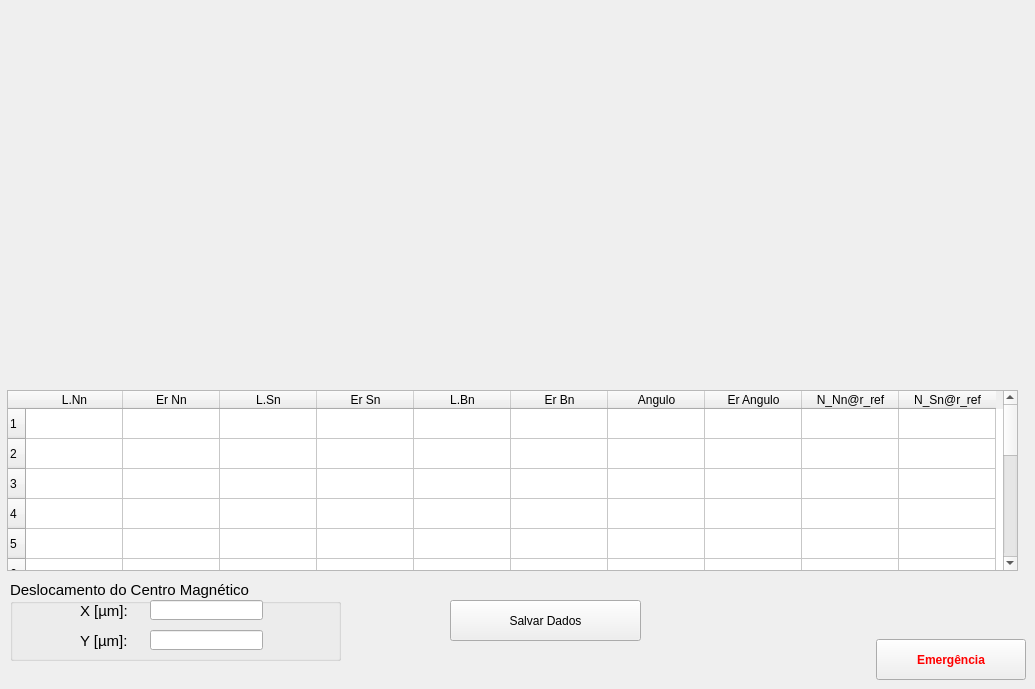
    <widget class="QWidget" name="tab_4">
     <attribute name="icon">
      <iconset>
       <normaloff>imagens/Eixos_2.PNG</normaloff>imagens/Eixos_2.PNG</iconset>
     </attribute>
     <attribute name="title">
      <string>Resultados</string>
     </attribute>
     <widget class="matplotlibWidget" name="widget" native="true">
      <property name="geometry">
       <rect>
        <x>90</x>
        <y>10</y>
        <width>841</width>
        <height>361</height>
       </rect>
      </property>
     </widget>
     <widget class="QPushButton" name="salvar_harmonico">
      <property name="geometry">
       <rect>
        <x>450</x>
        <y>600</y>
        <width>191</width>
        <height>41</height>
       </rect>
      </property>
      <property name="text">
       <string>Salvar Dados</string>
      </property>
      <property name="icon">
       <iconset>
        <normaloff>imagens/save.png</normaloff>imagens/save.png</iconset>
      </property>
      <property name="iconSize">
       <size>
        <width>20</width>
        <height>20</height>
       </size>
      </property>
     </widget>
     <widget class="QTableWidget" name="tabela">
      <property name="geometry">
       <rect>
        <x>7</x>
        <y>390</y>
        <width>1011</width>
        <height>181</height>
       </rect>
      </property>
      <property name="lineWidth">
       <number>1</number>
      </property>
      <property name="verticalScrollBarPolicy">
       <enum>Qt::ScrollBarAsNeeded</enum>
      </property>
      <property name="autoScrollMargin">
       <number>16</number>
      </property>
      <property name="textElideMode">
       <enum>Qt::ElideRight</enum>
      </property>
      <property name="verticalScrollMode">
       <enum>QAbstractItemView::ScrollPerItem</enum>
      </property>
      <property name="rowCount">
       <number>15</number>
      </property>
      <attribute name="horizontalHeaderDefaultSectionSize">
       <number>97</number>
      </attribute>
      <row>
       <property name="text">
        <string>1</string>
       </property>
      </row>
      <row>
       <property name="text">
        <string>2</string>
       </property>
      </row>
      <row>
       <property name="text">
        <string>3</string>
       </property>
      </row>
      <row>
       <property name="text">
        <string>4</string>
       </property>
      </row>
      <row>
       <property name="text">
        <string>5</string>
       </property>
      </row>
      <row>
       <property name="text">
        <string>6</string>
       </property>
      </row>
      <row>
       <property name="text">
        <string>7</string>
       </property>
      </row>
      <row>
       <property name="text">
        <string>8</string>
       </property>
      </row>
      <row>
       <property name="text">
        <string>9</string>
       </property>
      </row>
      <row>
       <property name="text">
        <string>10</string>
       </property>
      </row>
      <row>
       <property name="text">
        <string>11</string>
       </property>
      </row>
      <row>
       <property name="text">
        <string>12</string>
       </property>
      </row>
      <row>
       <property name="text">
        <string>13</string>
       </property>
      </row>
      <row>
       <property name="text">
        <string>14</string>
       </property>
      </row>
      <row>
       <property name="text">
        <string>15</string>
       </property>
      </row>
      <column>
       <property name="text">
        <string>L.Nn</string>
       </property>
      </column>
      <column>
       <property name="text">
        <string>Er Nn</string>
       </property>
      </column>
      <column>
       <property name="text">
        <string>L.Sn</string>
       </property>
      </column>
      <column>
       <property name="text">
        <string>Er Sn</string>
       </property>
      </column>
      <column>
       <property name="text">
        <string>L.Bn</string>
       </property>
      </column>
      <column>
       <property name="text">
        <string>Er Bn</string>
       </property>
      </column>
      <column>
       <property name="text">
        <string>Angulo</string>
       </property>
      </column>
      <column>
       <property name="text">
        <string>Er Angulo</string>
       </property>
      </column>
      <column>
       <property name="text">
        <string>N_Nn@r_ref</string>
       </property>
      </column>
      <column>
       <property name="text">
        <string>N_Sn@r_ref</string>
       </property>
      </column>
     </widget>
     <widget class="QPushButton" name="Emergencia_9">
      <property name="geometry">
       <rect>
        <x>876</x>
        <y>639</y>
        <width>150</width>
        <height>41</height>
       </rect>
      </property>
      <property name="palette">
       <palette>
        <active>
         <colorrole role="ButtonText">
          <brush brushstyle="SolidPattern">
           <color alpha="255">
            <red>255</red>
            <green>0</green>
            <blue>0</blue>
           </color>
          </brush>
         </colorrole>
        </active>
        <inactive>
         <colorrole role="ButtonText">
          <brush brushstyle="SolidPattern">
           <color alpha="255">
            <red>255</red>
            <green>0</green>
            <blue>0</blue>
           </color>
          </brush>
         </colorrole>
        </inactive>
        <disabled>
         <colorrole role="ButtonText">
          <brush brushstyle="SolidPattern">
           <color alpha="255">
            <red>120</red>
            <green>120</green>
            <blue>120</blue>
           </color>
          </brush>
         </colorrole>
        </disabled>
       </palette>
      </property>
      <property name="font">
       <font>
        <weight>75</weight>
        <bold>true</bold>
       </font>
      </property>
      <property name="text">
       <string>Emergência</string>
      </property>
      <property name="icon">
       <iconset>
        <normaloff>imagens/emergency_icon_01.png</normaloff>imagens/emergency_icon_01.png</iconset>
      </property>
      <property name="iconSize">
       <size>
        <width>35</width>
        <height>35</height>
       </size>
      </property>
     </widget>
     <widget class="QGroupBox" name="groupBox_38">
      <property name="geometry">
       <rect>
        <x>10</x>
        <y>580</y>
        <width>331</width>
        <height>81</height>
       </rect>
      </property>
      <property name="font">
       <font>
        <pointsize>11</pointsize>
       </font>
      </property>
      <property name="title">
       <string>Deslocamento do Centro Magnético:</string>
      </property>
      <widget class="QLineEdit" name="desl_Y">
       <property name="geometry">
        <rect>
         <x>140</x>
         <y>50</y>
         <width>113</width>
         <height>20</height>
        </rect>
       </property>
      </widget>
      <widget class="QLabel" name="label_176">
       <property name="geometry">
        <rect>
         <x>70</x>
         <y>20</y>
         <width>61</width>
         <height>21</height>
        </rect>
       </property>
       <property name="font">
        <font>
         <pointsize>11</pointsize>
        </font>
       </property>
       <property name="text">
        <string>X [µm]:</string>
       </property>
      </widget>
      <widget class="QLineEdit" name="desl_X">
       <property name="geometry">
        <rect>
         <x>140</x>
         <y>20</y>
         <width>113</width>
         <height>20</height>
        </rect>
       </property>
      </widget>
      <widget class="QLabel" name="label_177">
       <property name="geometry">
        <rect>
         <x>70</x>
         <y>50</y>
         <width>61</width>
         <height>21</height>
        </rect>
       </property>
       <property name="font">
        <font>
         <pointsize>11</pointsize>
        </font>
       </property>
       <property name="text">
        <string>Y [µm]:</string>
       </property>
      </widget>
     </widget>
    </widget>
